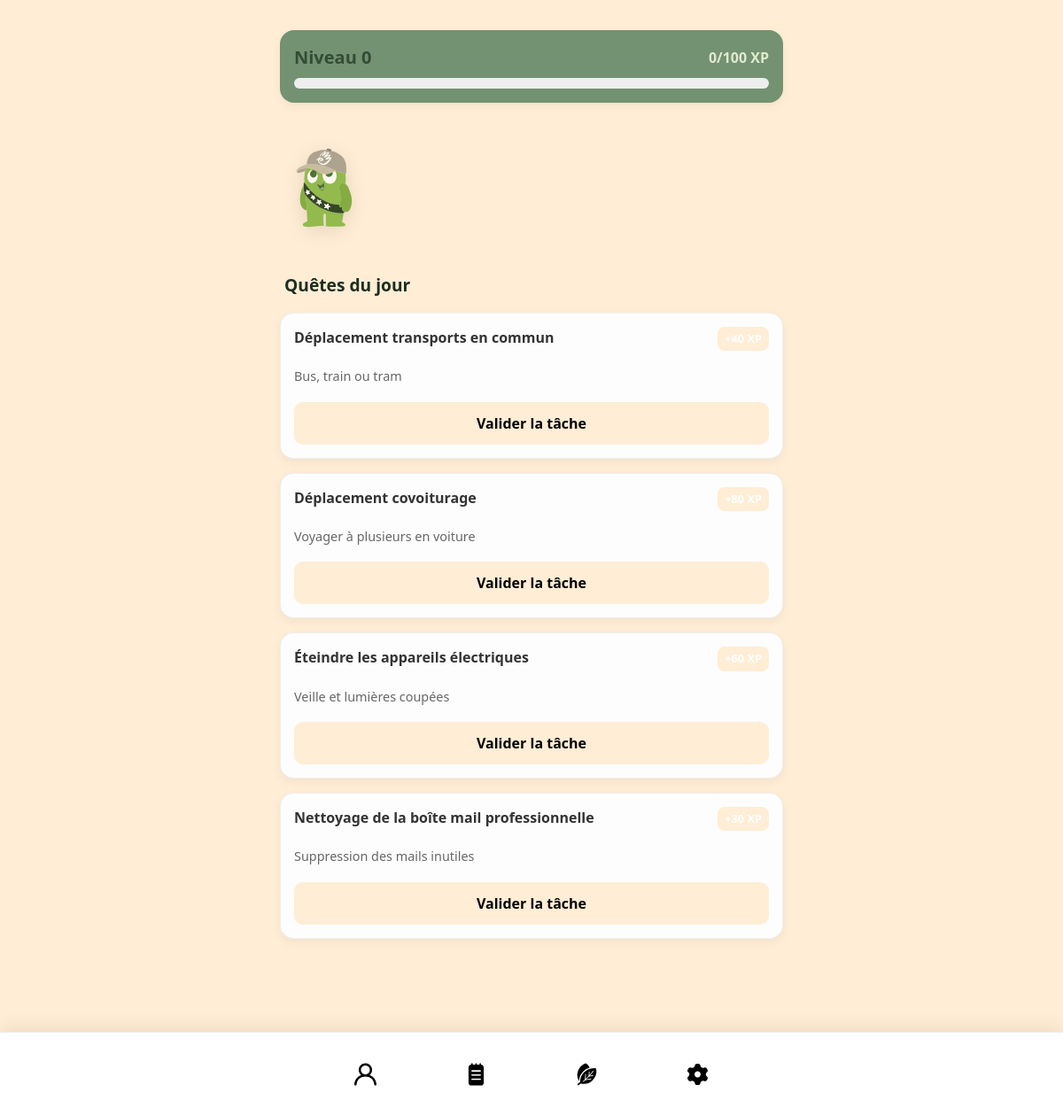
Screenshot of /quests.php (signed in) with the database file from the repository.
### tables this page shows
CREATE TABLE `users` (
  `id` int(11) NOT NULL,
  `lastname` varchar(25) NOT NULL,
  `firstname` varchar(25) NOT NULL,
  `email` varchar(50) NOT NULL,
  `password` varchar(100) NOT NULL,
  `verified` tinyint(1) NOT NULL,
  `xp` int(100) NOT NULL,
  `level` int(100) NOT NULL,
  `invitation_status` int(3) NOT NULL,
  `company_id` int(11) NOT NULL,
  `current_avatar_id` int(11) DEFAULT NULL,
  `fav_badge_1` int(11) DEFAULT NULL,
  `fav_badge_2` int(11) DEFAULT NULL,
  `fav_badge_3` int(11) DEFAULT NULL
);

CREATE TABLE `quest` (
  `quest_id` int(11) NOT NULL,
  `quest_name` varchar(50) NOT NULL,
  `quest_description` varchar(300) NOT NULL,
  `quest_xp` int(11) NOT NULL
);

### quests.php (the view, shortened to what this page needs)
<?php
include('config.php');
$user_id = $_SESSION['user_id'];
$aujourdhui = date('Y-m-d');
$allQuestsReq = $bdd->query("SELECT * FROM quest");
$allQuests = $allQuestsReq->fetchAll(PDO::FETCH_ASSOC);
$indices = array_rand($allQuests, min(4, count($allQuests)));
$quetesDuJour = [];
foreach((array)$indices as $idx) { $quetesDuJour[] = $allQuests[$idx]; }
$reqFaites = $bdd->prepare("SELECT quest_id FROM user_quests WHERE user_id = :uid AND date_completion = :date");
$reqFaites->execute(['uid' => $user_id, 'date' => $aujourdhui]);
$faitesAujourdhui = $reqFaites->fetchAll(PDO::FETCH_COLUMN);
$reqBarre = $bdd->prepare("
    SELECT u.xp, u.level, av.image_path
    FROM users u
    LEFT JOIN items_catalog av ON u.current_avatar_id = av.id
    WHERE u.id = ?
");
$reqBarre->execute([$user_id]);
$u = $reqBarre->fetch();
$pourcentage = ($u['xp'] % 100);
$avatar_img = !empty($u['image_path']) ? $u['image_path'] : './Images/perso.svg';
?>
<!DOCTYPE html>
<html lang="fr">
<head>
    <link rel="stylesheet" href="work4green.css">
</head>
<body>
    <div class="app-container flex-col gap-md">
        <header class="card flex-col gap-sm" style="margin-top: 10px;">
            <div class="d-flex justify-between items-center">
                <h1 class="text-title-lvl" style="font-weight: bold; margin: 0;">Niveau <?= htmlspecialchars($u['level']) ?></h1>
                <span class="text-subtitle"><?= htmlspecialchars($pourcentage) ?>/100 XP</span>
            </div>
            <div class="progress-wrapper" style="background: #eee; border-radius: 10px; height: 12px; overflow: hidden;">
            </div>
        </header>
        <section class="avatar-mini-display" style="text-align: center; margin: 10px 0;">
            <img src="<?= $avatar_img ?>" alt="Mon Avatar" style="max-height: 140px; filter: drop-shadow(0 5px 10px rgba(0,0,0,0.1));">
        </section>
        <section class="flex-col gap-md" style="padding-bottom: 100px;">
            <h2 class="text-title" style="font-size: 1.2rem; margin-left: 5px;">Quêtes du jour</h2>
            <?php foreach ($quetesDuJour as $q): ?>
                <article class="card-dark flex-col gap-sm" style="background: #fdfdfd; border: 1px solid #eee; border-radius: 15px; padding: 15px;">
                    <div class="d-flex justify-between items-start">
                        <h3 class="text-subtitle" style="font-weight: bold; color: #333; margin: 0; flex: 1;">
                            <?= htmlspecialchars($q['quest_name']) ?>
                        </h3>
                        <span class="badge-xp" style="background: var(--main); padding: 4px 8px; border-radius: 8px; font-size: 0.8rem; font-weight: bold;">
                        </span>
                    </div>
                    <p class="text-body" style="color: #666; font-size: 0.9rem; margin: 10px 0;">
                        <?= htmlspecialchars($q['quest_description']) ?>
                    </p>
                    <?php if (in_array($q['quest_id'], $faitesAujourdhui)): ?>
                        <div style="display: flex; gap: 10px; align-items: center;">
                            <div class="btn btn-success" style="background: #e8f5e9; color: #2e7d32; flex: 1; text-align: center; padding: 10px; border-radius: 10px; font-weight: bold;">
                                ✅ Validée
                            </div>
                            <a href="quests.php?action=annuler&quest_id=<?= $q['quest_id'] ?>"
                               style="color: #d32f2f; text-decoration: none; font-size: 0.8rem; font-weight: bold; border: 1px solid #d32f2f; padding: 10px; border-radius: 10px;"
                               onclick="return confirm('Annuler cette quête ?');">
                               Annuler
                            </a>
                        </div>
                    <?php else: ?>
                        <a href="quests.php?action=valider&quest_id=<?= $q['quest_id'] ?>"
                           class="btn btn-primary"
                           style="background: var(--main); color: black; text-align: center; padding: 12px; border-radius: 10px; text-decoration: none; font-weight: bold; display: block;">
                           Valider la tâche
                        </a>
                    <?php endif; ?>
                </article>
            <?php endforeach; ?>
        </section>
    </div>
    <nav class="navbar" style="position: fixed; bottom: 0; left: 0; right: 0; background: white; border-top: 1px solid #eee; padding: 12px 0;">
        <div class="navbar-inner" style="display: flex; justify-content: space-around; max-width: 500px; margin: 0 auto;">
            <a class="nav-icon" href="profile.php"><img src="./Images/profile-1341-svgrepo-com.svg" style="width: 25px;"></a>
            <a class="nav-icon" href="quests.php"><img src="./Images/notebook-svgrepo-com.svg" style="width: 25px;"></a>
            <a class="nav-icon" href="company.php"><img src="./Images/leaf-eco-svgrepo-com.svg" style="width: 25px;"></a>
            <a class="nav-icon" href="options.php"><img src="./Images/gear-svgrepo-com.svg" style="width: 25px;"></a>
        </div>
    </nav>
</body>
</html>

### work4green.css (style rules this page uses)
:root { --main: #FFEDD5; --secondary: #334C36; --third: #739272; --dark: #1C2E20; --light: #E0EBCD; --neutral: #FFFFFF; --black: #000000; --input: #B7AE98; --fourth: #fdb500; --space-sm: 8px; --space-md: 16px; --space-lg: 24px; --radius-box: 16px; --radius-btn: 12px; }
* { box-sizing: border-box; margin: 0; padding: 0; }
body { background-color: var(--main); color: var(--dark); font-family: system-ui, -apple-system, sans-serif; line-height: 1.5; -webkit-font-smoothing: antialiased; }
img { max-width: 100%; height: auto; display: block; }
a { text-decoration: none; color: inherit; }
.app-container { width: 100%; max-width: 600px; margin: 0 auto; padding: var(--space-md); padding-top: 3vh; padding-bottom: 100px; min-height: 100vh; }
.d-flex { display: flex; }
.flex-col { display: flex; flex-direction: column; }
.items-center { align-items: center; }
.justify-between { justify-content: space-between; }
.gap-sm { gap: var(--space-sm); }
.gap-md { gap: var(--space-md); }
.card { background: var(--third); border-radius: var(--radius-box); padding: var(--space-md); box-shadow: 0 4px 12px rgba(0,0,0,0.05); }
.card-dark { background: var(--secondary); border-radius: var(--radius-box); padding: var(--space-md); box-shadow: 0 4px 12px rgba(0,0,0,0.05); }
.text-title { font-size: 1.25rem; font-weight: bold; color: var(--dark); }
.text-title-lvl { font-size: 1.25rem; font-weight: bold; color: var(--secondary); }
.text-subtitle { font-size: 1rem; font-weight: 600; color: var(--light); }
.text-body { font-size: 0.9rem; color: var(--neutral); }
.btn { display: inline-flex; justify-content: center; align-items: center; padding: 12px var(--space-md); border-radius: var(--radius-btn); font-weight: bold; border: none; cursor: pointer; transition: transform 0.1s ease, opacity 0.2s; text-align: center; width: 100%; }
.btn-primary { background: var(--dark); color: var(--neutral); }
.progress-wrapper { background: var(--neutral); border-radius: 999px; height: 16px; width: 100%; overflow: hidden; }
.badge-xp { background: var(--third); color: var(--neutral); padding: 4px 10px; border-radius: 999px; font-size: 0.85rem; font-weight: bold; white-space: nowrap; }
.navbar { position: fixed; bottom: 0; left: 0; width: 100%; background: var(--neutral); box-shadow: 0 -4px 20px rgba(0,0,0,0.08); z-index: 1000; }
.navbar-inner { max-width: 600px; margin: 0 auto; display: flex; justify-content: space-around; align-items: center; height: 70px; }
.nav-icon { display: flex; justify-content: center; align-items: center; padding: 10px; transition: transform 0.2s; }
.nav-icon img { width: 26px; height: 26px; }

### rows the page displays
users: level "0", xp "0"
quest: quest_name "Déplacement transports en commun", quest_description "Bus, train ou tram"
quest: quest_name "Déplacement covoiturage", quest_description "Voyager à plusieurs en voiture"
quest: quest_name "Éteindre les appareils électriques", quest_description "Veille et lumières coupées"
quest: quest_name "Nettoyage de la boîte mail professionnelle", quest_description "Suppression des mails inutiles"
